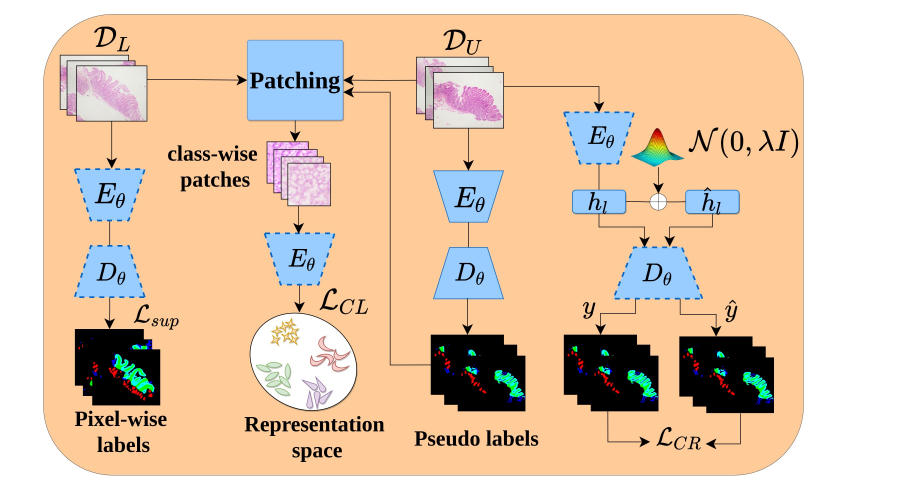
#> input picture images/model.jpg, 2711 x 1512 px (shown at 1/3 size)
$ python -i utils.py   (imports and definitions only)
#> lines starting #> are read from the running program, lines starting #| are printed output that depends on the picture
#> further down, picture is the input picture: shape (1512, 2711, 3); mean B, G, R 175.8, 200.5, 226.4
from PIL import Image, ImageDraw
import numpy as np
import json
import tensorflow as tf
import cv2

# [155 lines left out: functions load_image, load_annotations, get_ground_truth, infer_image_with_anns, infer_image, draw_boxes and 1 more, not called in this run]


def histogram_equalization(img):
    R, G, B = cv2.split(img)
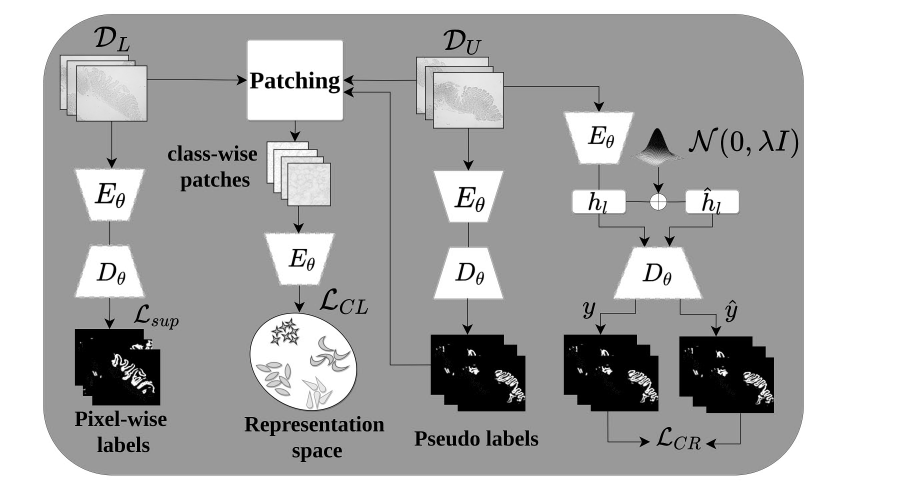
#> R: shape (1512, 2711) (shown at 1/3 size); min 0, max 255, mean 175.8
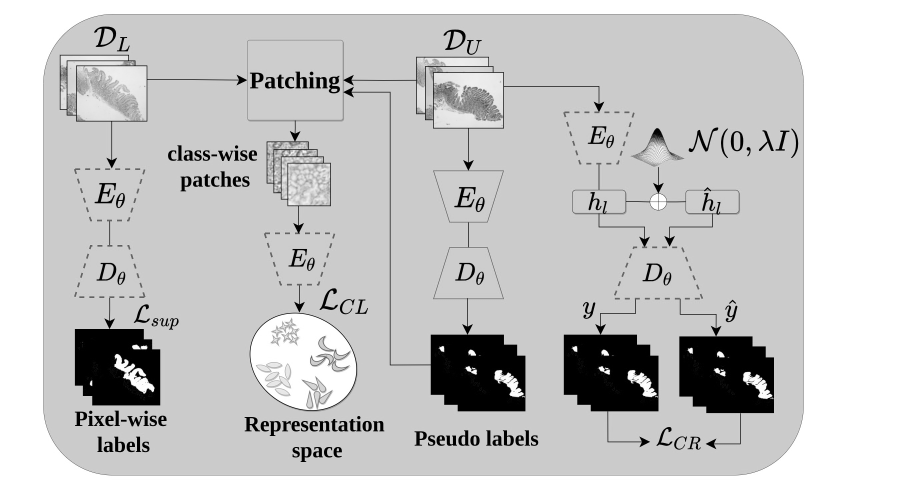
#> G: shape (1512, 2711) (shown at 1/3 size); min 0, max 255, mean 200.5
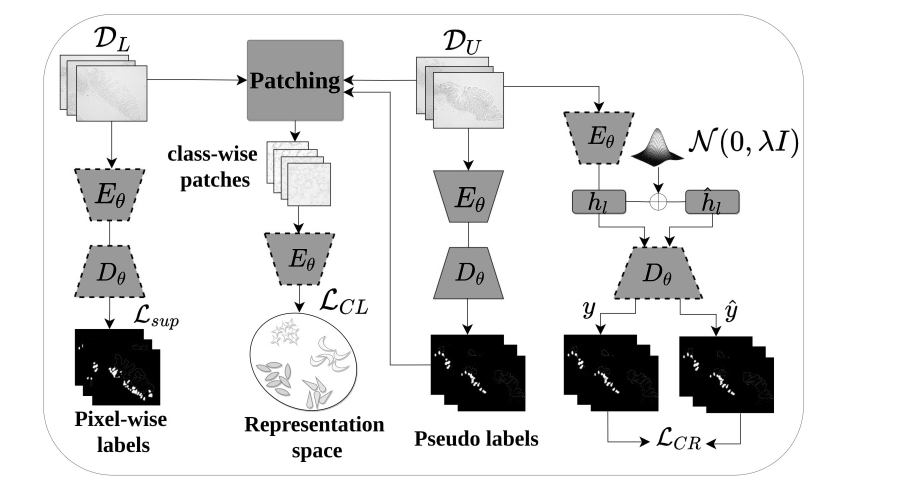
#> B: shape (1512, 2711) (shown at 1/3 size); min 0, max 255, mean 226.4
    B = cv2.equalizeHist(B.astype(np.uint8))
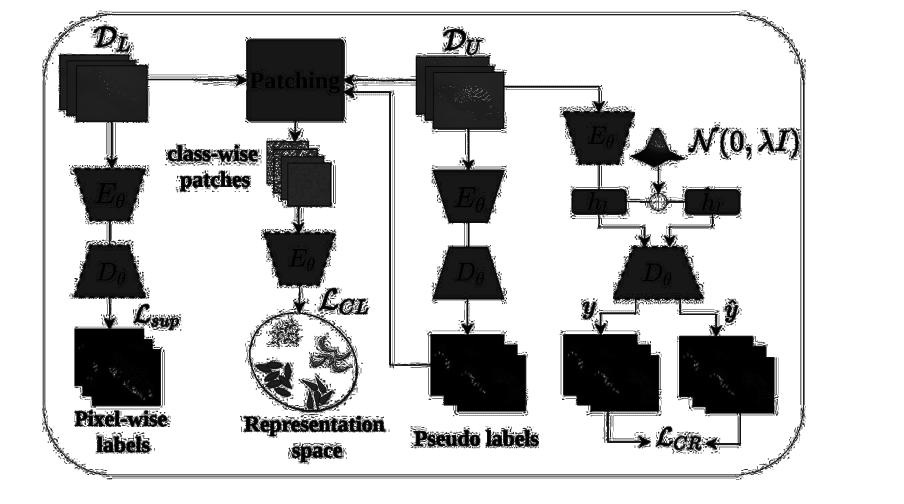
#> B: shape (1512, 2711) (shown at 1/3 size); min 0, max 255, mean 200
    G = cv2.equalizeHist(G.astype(np.uint8))
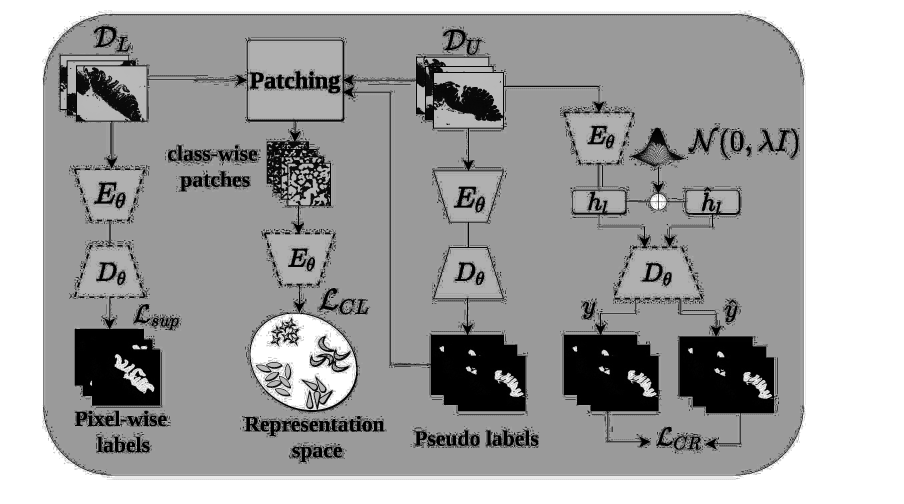
#> G: shape (1512, 2711) (shown at 1/3 size); min 0, max 255, mean 163.3
    R = cv2.equalizeHist(R.astype(np.uint8))
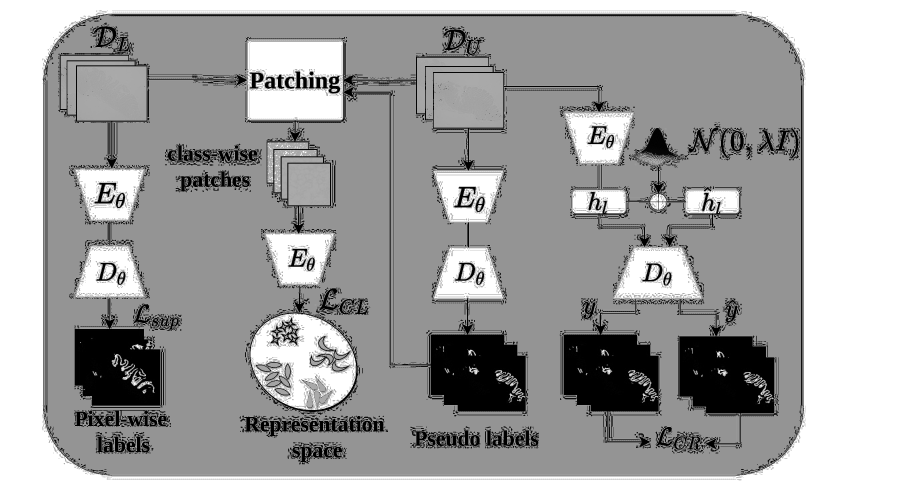
#> R: shape (1512, 2711) (shown at 1/3 size); min 0, max 255, mean 164.5
    img = cv2.merge((R, G, B))
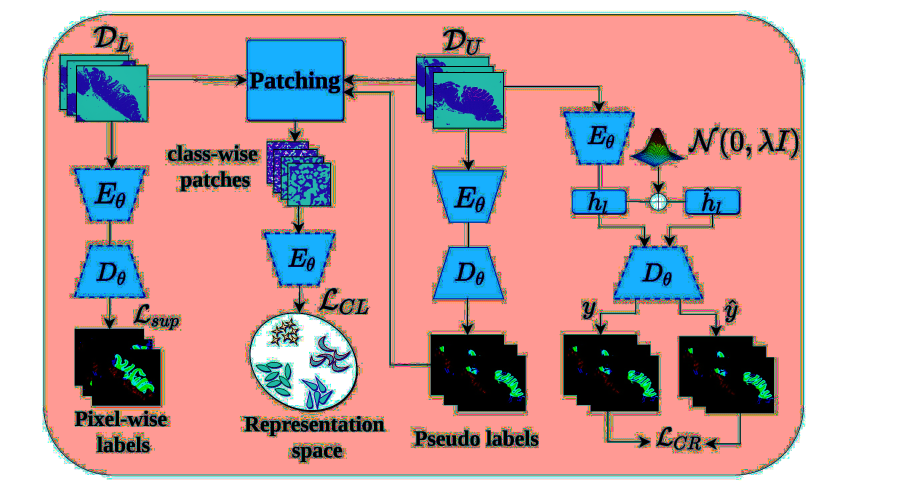
#> img: shape (1512, 2711, 3) (shown at 1/3 size); mean B, G, R 164.5, 163.3, 200
    return img


class UpdateCRCallback(tf.keras.callbacks.Callback):
    def __init__(self, intensity_var):
        super(UpdateCRCallback, self).__init__()
        self.intensity = intensity_var

    def on_epoch_end(self, epoch, logs=None):
        tf.keras.backend.set_value(self.intensity, tf.constant((logs['emb_silhouette'] + 1) / 2))

>>> import cv2
>>> picture = cv2.imread('images/model.jpg')
>>> result = histogram_equalization(picture)
